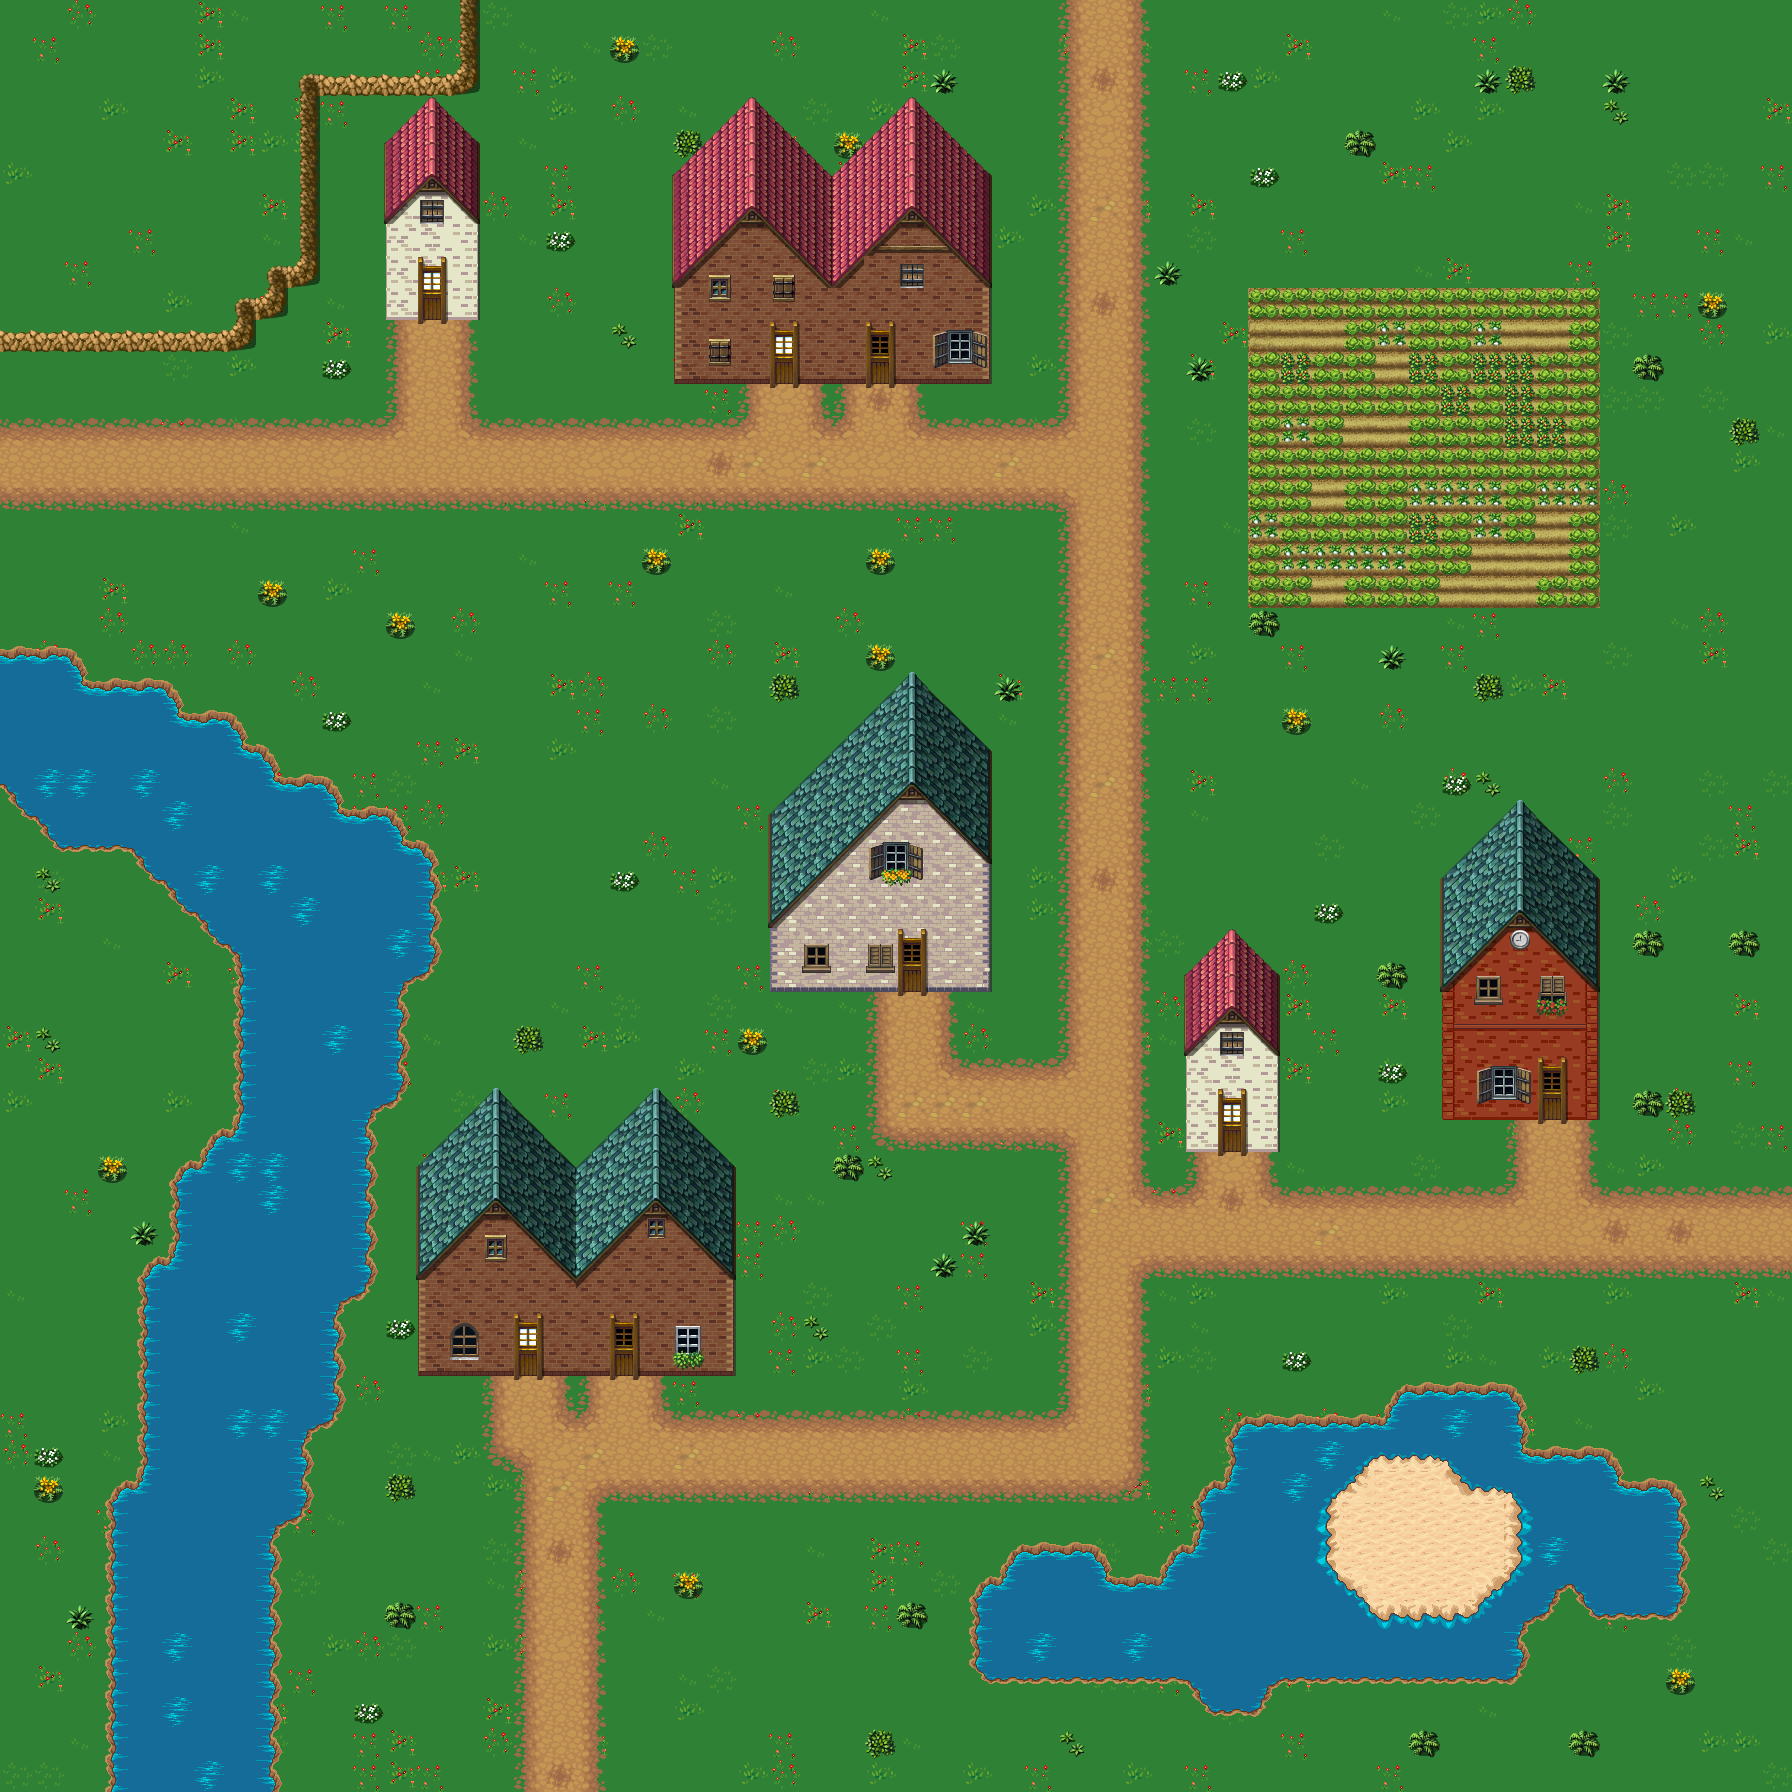

Rendered tile map (Tiled .tmx) drawn with the repository's tilesets; below, a short description and the map source with its tile grids summarised:
An orthogonal 56x56 tile map with 32x32 px tiles, 8 tile layers (in, ground, ground_2, ground_deco, ...), 7 tilesets and 225 objects.

<map version="1.10" tiledversion="1.10.0" orientation="orthogonal" renderorder="right-down" width="56" height="56" tilewidth="32" tileheight="32" infinite="0" nextlayerid="10" nextobjectid="399">
 <tileset firstgid="1" source="../tilesets/forest_tiles.tsx" />
 <tileset firstgid="1409" source="../tilesets/tenement.tsx" />
 <tileset firstgid="4481" source="../tilesets/Refmap-TileC.tsx" />
 <tileset firstgid="4737" source="../tilesets/Refmap-TileD.tsx" />
 <tileset firstgid="4993" source="../tilesets/Refmap-TileB.tsx" />
 <tileset firstgid="5249" source="../tilesets/spawn_tiles.tsx" />
 <tileset firstgid="5254" source="../tilesets/Refmap-TileA5.tsx" />
 <layer id="9" name="in" width="56" height="56">
  <data>[3136 cells, 54 non-empty, 4 distinct tile ids]</data>
 </layer>
 <layer id="1" name="ground" width="56" height="56">
  <data>[3136 cells, 3136 non-empty, 7 distinct tile ids]</data>
 </layer>
 <layer id="2" name="ground_2" width="56" height="56">
  <data>[3136 cells, 994 non-empty, 46 distinct tile ids]</data>
 </layer>
 <layer id="3" name="ground_deco" width="56" height="56">
  <data>[3136 cells, 188 non-empty, 13 distinct tile ids]</data>
 </layer>
 <layer id="4" name="ground_deco_2" width="56" height="56">
  <data>[3136 cells, 0 non-empty, 0 distinct tile ids]</data>
 </layer>
 <layer id="5" name="structure" width="56" height="56">
  <data>[3136 cells, 179 non-empty, 34 distinct tile ids]</data>
 </layer>
 <layer id="6" name="structure_deco" width="56" height="56">
  <data>[3136 cells, 59 non-empty, 25 distinct tile ids]</data>
 </layer>
 <layer id="7" name="structure_roof" width="56" height="56">
  <data>[3136 cells, 199 non-empty, 56 distinct tile ids]</data>
 </layer>
 <objectgroup id="8" name="objects">
  <object id="3" gid="5093" x="1024" y="416" width="32" height="32" />
  <object id="4" gid="5093" x="1024" y="544" width="32" height="32" />
  <object id="6" gid="5093" x="768" y="544" width="32" height="32" />
  <object id="7" gid="5093" x="512" y="544" width="32" height="32" />
  <object id="9" gid="5093" x="256" y="544" width="32" height="32" />
  <object id="10" gid="5093" x="0" y="544" width="32" height="32" />
  <object id="11" gid="5249" x="64" y="480" width="32" height="32" />
  <object id="21" gid="5250" x="896" y="1184" width="32" height="32" />
  <object id="31" x="0" y="0" width="1760" height="32">
   <properties>
    <property name="type" value="solid" />
   </properties>
  </object>
  <object id="32" x="0" y="32" width="32" height="1760">
   <properties>
    <property name="type" value="solid" />
   </properties>
  </object>
  <object id="33" x="32" y="1760" width="1760" height="32">
   <properties>
    <property name="type" value="solid" />
   </properties>
  </object>
  <object id="35" x="1760" y="0" width="32" height="1760">
   <properties>
    <property name="type" value="solid" />
   </properties>
  </object>
  <object id="139" gid="5106" x="1376" y="448" width="32" height="32" />
  <object id="142" gid="5093" x="1024" y="1312" width="32" height="32" />
  <object id="146" gid="5093" x="1152" y="1312" width="32" height="32" />
  <object id="147" gid="5093" x="1408" y="1312" width="32" height="32" />
  <object id="148" gid="5093" x="1664" y="1312" width="32" height="32" />
  </objectgroup>
</map>
<!-- 208 of 225 objects omitted -->
